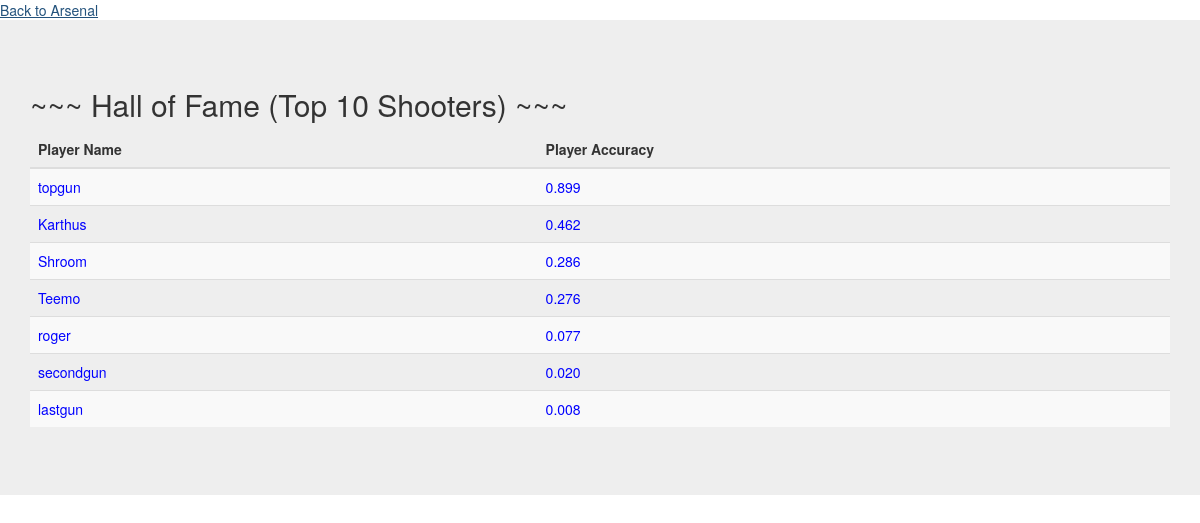
Before: /hall_of_fame/ with the older database file.
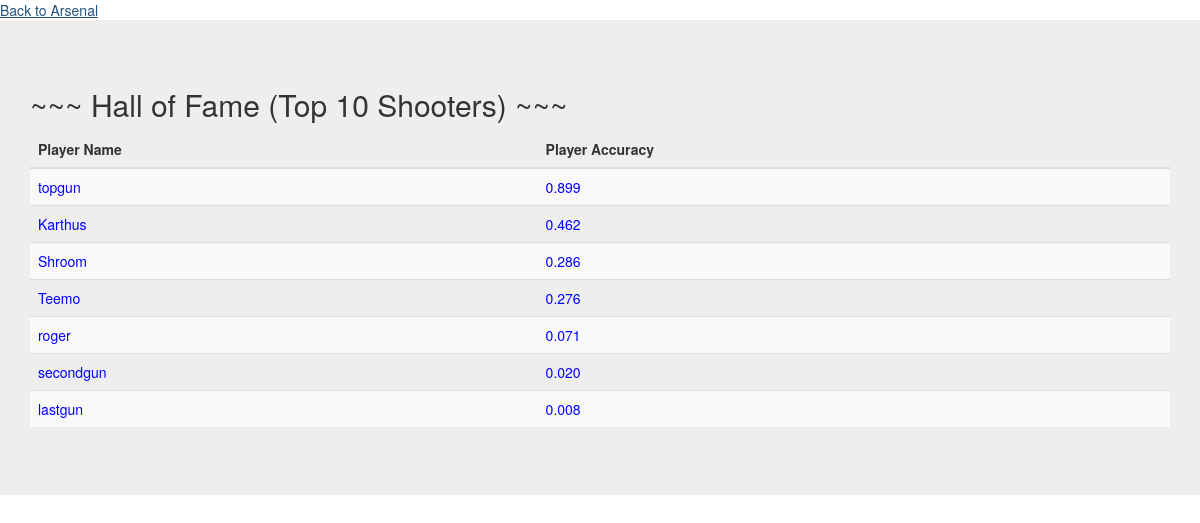
After: the same page with the newer database file.
### BattleWeb101/models.py (models this page shows, shortened)
class Player(models.Model):
    player_id = models.AutoField(primary_key=True)
    player_name = models.CharField(max_length=15)
    player_bullets = models.IntegerField(default=3)
    player_hit_points = models.IntegerField(default=20)
    player_suncker_points = models.IntegerField(default=0)
    player_total_shots = models.IntegerField(default=0)  # All historical shots the player has made since his first shot
    player_total_hits = models.IntegerField(default=0)  # Shots that actually hit
    player_accuracy = models.DecimalField(default=0.000, max_digits=6, decimal_places=3)  # 0.000 This field is COOL!!!
    class Meta:
        ordering = ['player_id']

### BattleWeb101/views.py (the view)
# urls.py: path('hall_of_fame/', HallOfFame.as_view(), name='hall_of_fame_urlpattern'),
class HallOfFame(View):
    number_of_fames_to_display = 10
    def get(self, request):
        list_of_fames_descending_order = Player.objects.all().exclude(player_accuracy=0.000).order_by('-player_accuracy')
        context = {
            'hall_of_fame_list': list_of_fames_descending_order
        }
        return render(request, 'battleweb101/HallOfFame.html', context=context)

### BattleWeb101/templates/battleweb101/HallOfFame.html (shortened to what this page needs)
{% load static%}
<!DOCTYPE html>
<html>
<head>
  <link rel="stylesheet" href="https://maxcdn.bootstrapcdn.com/bootstrap/3.3.7/css/bootstrap.min.css">
</head>
<body>
<a href = '{% url "home_urlpattern" %}'>Back to Arsenal</a>
<div class="jumbotron" style="height: 100%">
    <div class="container">
      <h2>~~~ Hall of Fame (Top 10 Shooters) ~~~</h2>
      <div class="table-responsive">
      <table class="table table-hover table-striped">
        <thead>
          <tr>
            <th>Player Name</th>   <th>Player Accuracy</th>
          </tr>
        </thead>
        <tbody>
          {% for player in hall_of_fame_list %}
              <tr style="color: blue;">
                <td>{{player.player_name}}</td>
                <td>{{player.player_accuracy}}</td>
              </tr>
          {% endfor %}
        </tbody>
      </table>
      </div>
    </div>
</div>
</body>
</html>

Changed rows visible on the page:
changed Player "roger": player_accuracy "0.077" → "0.071"
